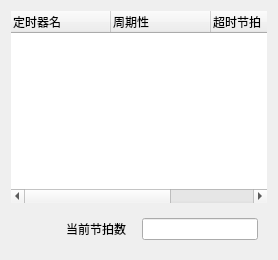
          <widget class="QWidget" name="tab_7">
           <attribute name="icon">
            <iconset resource="../seimey.qrc">
             <normaloff>:/icon/qrc/icon/timer.png</normaloff>:/icon/qrc/icon/timer.png</iconset>
           </attribute>
           <attribute name="title">
            <string>时钟</string>
           </attribute>
           <layout class="QGridLayout" name="gridLayout_12">
            <item row="0" column="0">
             <widget class="QTreeWidget" name="treeW_finsh_timer">
              <property name="styleSheet">
               <string notr="true"/>
              </property>
              <property name="frameShape">
               <enum>QFrame::NoFrame</enum>
              </property>
              <column>
               <property name="text">
                <string>定时器名</string>
               </property>
              </column>
              <column>
               <property name="text">
                <string>周期性</string>
               </property>
              </column>
              <column>
               <property name="text">
                <string>超时节拍</string>
               </property>
              </column>
              <column>
               <property name="text">
                <string>状态</string>
               </property>
              </column>
             </widget>
            </item>
            <item row="1" column="0">
             <widget class="QWidget" name="widget" native="true">
              <layout class="QGridLayout" name="gridLayout_9">
               <item row="0" column="0">
                <widget class="QLabel" name="label">
                 <property name="text">
                  <string>当前节拍数   </string>
                 </property>
                 <property name="alignment">
                  <set>Qt::AlignRight|Qt::AlignTrailing|Qt::AlignVCenter</set>
                 </property>
                </widget>
               </item>
               <item row="0" column="1">
                <widget class="QLineEdit" name="lineE_current_tick">
                 <property name="sizePolicy">
                  <sizepolicy hsizetype="Minimum" vsizetype="Fixed">
                   <horstretch>0</horstretch>
                   <verstretch>0</verstretch>
                  </sizepolicy>
                 </property>
                </widget>
               </item>
              </layout>
             </widget>
            </item>
           </layout>
          </widget>
